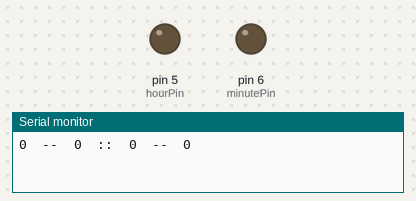
The sketch below on a simulated Arduino Uno, built with avr-gcc and run on an emulated ATmega328P. Parts: output pins drawn as LEDs (lit = HIGH), the last lines printed to the serial monitor.

Above: at 0.1 s.
At 19.1 s:
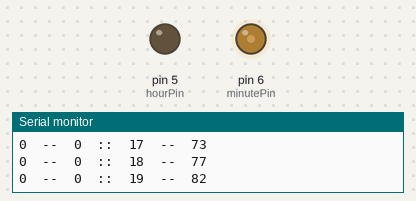
At 38.1 s:
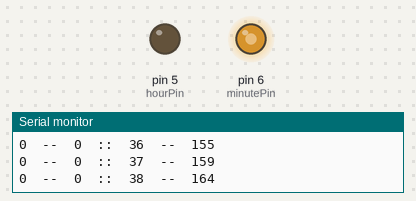
Timing chart, 0 to 40.0 s (numbered marks = the images above):
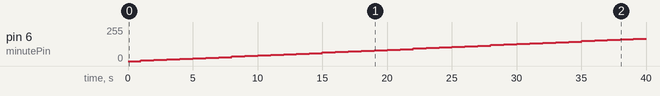

The sketch:

AnalogWriteDemo.ino
```cpp
// What range can the PWM output to the voltmeter?s

const uint8_t hourPin   = 5; // these should be revisited to see what is acutaully best
const uint8_t minutePin = 6;

void setup () {
    // set pins as outputs:
  pinMode(minutePin, OUTPUT);
  pinMode(hourPin, OUTPUT);
    Serial.begin(57600);
}

 uint8_t hourVal, hv;
 uint8_t minuteVal, mv;

void loop () {

  for (hourVal=0; hourVal<24; hourVal++) {
    for (minuteVal=0; minuteVal<60; minuteVal++) {

  hv = map(hourVal, 0, 23, 0, 255);
  mv = map(minuteVal, 0, 59, 0, 255);
   Serial.print(hourVal);
   Serial.print(F("  --  "));
      Serial.print(hv);
   Serial.print(F("  ::  "));

   Serial.print(minuteVal);
     Serial.print(F("  --  "));
      Serial.println(mv);

   analogWrite(hourPin, hv);
   analogWrite(minutePin, mv);


    Serial.println();
    delay(1000);
    }
  }


}
```

Measured:
- by itself, pin 6 (minutePin): moves from 0/255 to 168/255 over 38.0 s
